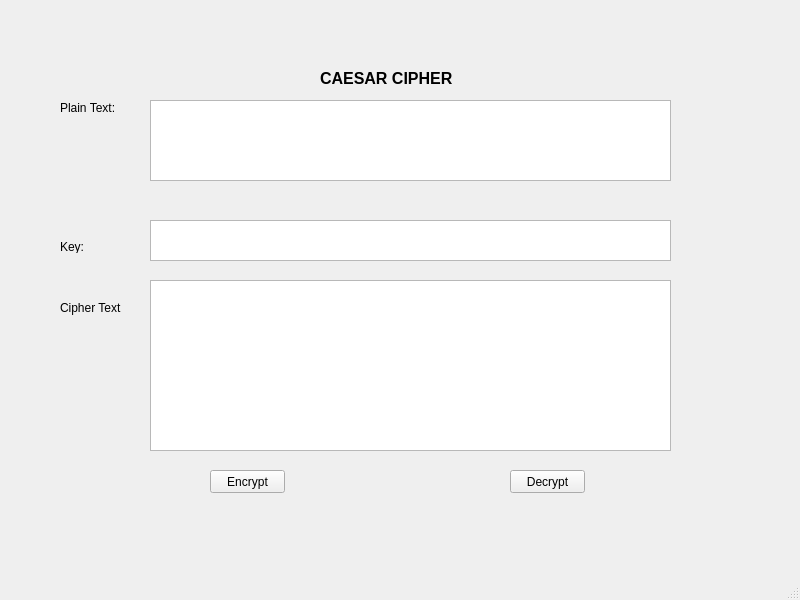
<?xml version="1.0" encoding="UTF-8"?>
<ui version="4.0">
 <class>MainWindow</class>
 <widget class="QMainWindow" name="MainWindow">
  <property name="geometry">
   <rect>
    <x>0</x>
    <y>0</y>
    <width>800</width>
    <height>600</height>
   </rect>
  </property>
  <property name="windowTitle">
   <string>MainWindow</string>
  </property>
  <widget class="QWidget" name="centralwidget">
   <widget class="QLabel" name="label">
    <property name="geometry">
     <rect>
      <x>320</x>
      <y>70</y>
      <width>161</width>
      <height>16</height>
     </rect>
    </property>
    <property name="font">
     <font>
      <pointsize>12</pointsize>
      <weight>75</weight>
      <bold>true</bold>
     </font>
    </property>
    <property name="text">
     <string>CAESAR CIPHER</string>
    </property>
   </widget>
   <widget class="QLabel" name="label_2">
    <property name="geometry">
     <rect>
      <x>60</x>
      <y>100</y>
      <width>61</width>
      <height>16</height>
     </rect>
    </property>
    <property name="text">
     <string>Plain Text:</string>
    </property>
   </widget>
   <widget class="QLabel" name="label_3">
    <property name="geometry">
     <rect>
      <x>60</x>
      <y>240</y>
      <width>47</width>
      <height>13</height>
     </rect>
    </property>
    <property name="text">
     <string>Key:</string>
    </property>
   </widget>
   <widget class="QLabel" name="label_4">
    <property name="geometry">
     <rect>
      <x>60</x>
      <y>300</y>
      <width>61</width>
      <height>16</height>
     </rect>
    </property>
    <property name="text">
     <string>Cipher Text: </string>
    </property>
   </widget>
   <widget class="QTextEdit" name="textEdit">
    <property name="geometry">
     <rect>
      <x>150</x>
      <y>100</y>
      <width>521</width>
      <height>81</height>
     </rect>
    </property>
   </widget>
   <widget class="QTextEdit" name="textEdit_2">
    <property name="geometry">
     <rect>
      <x>150</x>
      <y>220</y>
      <width>521</width>
      <height>41</height>
     </rect>
    </property>
   </widget>
   <widget class="QTextEdit" name="textEdit_3">
    <property name="geometry">
     <rect>
      <x>150</x>
      <y>280</y>
      <width>521</width>
      <height>171</height>
     </rect>
    </property>
   </widget>
   <widget class="QPushButton" name="pushButton">
    <property name="geometry">
     <rect>
      <x>210</x>
      <y>470</y>
      <width>75</width>
      <height>23</height>
     </rect>
    </property>
    <property name="text">
     <string>Encrypt</string>
    </property>
   </widget>
   <widget class="QPushButton" name="pushButton_2">
    <property name="geometry">
     <rect>
      <x>510</x>
      <y>470</y>
      <width>75</width>
      <height>23</height>
     </rect>
    </property>
    <property name="text">
     <string>Decrypt</string>
    </property>
   </widget>
  </widget>
  <widget class="QMenuBar" name="menubar">
   <property name="geometry">
    <rect>
     <x>0</x>
     <y>0</y>
     <width>800</width>
     <height>21</height>
    </rect>
   </property>
  </widget>
  <widget class="QStatusBar" name="statusbar"/>
 </widget>
 <resources/>
 <connections/>
</ui>
